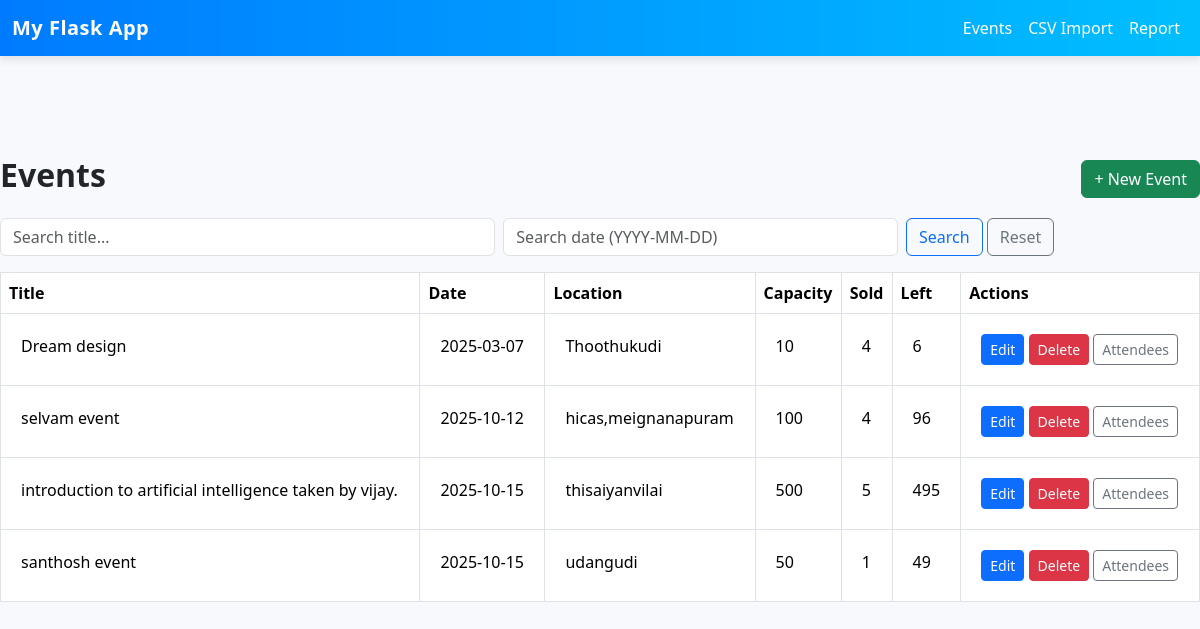
The app's page /events with its own data.
### app.py (models this page shows)
class Event(db.Model):
    id = db.Column(db.Integer, primary_key=True)
    title = db.Column(db.String(200), nullable=False)
    description = db.Column(db.Text, nullable=True)
    date = db.Column(db.Date, nullable=False)
    location = db.Column(db.String(200), nullable=True)
    capacity = db.Column(db.Integer, nullable=False, default=0)
    tickets_sold = db.Column(db.Integer, nullable=False, default=0)
    attendees = db.relationship('Attendee', backref='event', cascade="all, delete-orphan")
    def tickets_left(self):
        return max(0, self.capacity - (self.tickets_sold or 0))

### app.py (the view)
@app.route('/events')
def list_events():
    q = request.args.get('q', '').strip()
    date_filter = request.args.get('date', '').strip()
    query = Event.query
    if q:
        query = query.filter(Event.title.ilike(f'%{q}%'))
    if date_filter:
        try:
            dt = dateparser.parse(date_filter).date()
            query = query.filter(Event.date == dt)
        except Exception:
            flash('Invalid date format for search. Use YYYY-MM-DD or natural language.', 'warning')
    events = query.order_by(Event.date.asc()).all()
    return render_template('events.html', events=events, q=q, date_filter=date_filter)

### templates/events.html
{% extends "base.html" %}
{% block content %}
<div class="event">
<div class="d-flex justify-content-between align-items-center mb-3" >
  <h2>Events</h2>
  <a class="btn btn-success" href="{{ url_for('create_event') }}">+ New Event</a>
</div>
<form class="row g-2 mb-3" method="get" action="{{ url_for('list_events') }}">
  <div class="col-md-5">
    <input class="form-control" name="q" placeholder="Search title..." value="{{ q }}">
  </div>
  <div class="col-md-4">
    <input class="form-control" name="date" placeholder="Search date (YYYY-MM-DD)" value="{{ date_filter }}">
  </div>
  <div class="col-md-3">
    <button class="btn btn-outline-primary">Search</button>
    <a class="btn btn-outline-secondary" href="{{ url_for('list_events') }}">Reset</a>
  </div>
</form>
{% if events %}
<table class="table table-hover table-bordered">
  <thead>
    <tr>
      <th>Title</th>
      <th>Date</th>
      <th>Location</th>
      <th>Capacity</th>
      <th>Sold</th>
      <th>Left</th>
      <th>Actions</th>
    </tr>
  </thead>
  <tbody>
    {% for e in events %}
    <tr>
      <td style="padding: 20px"><a href="{{ url_for('view_event', event_id=e.id) }}" style="text-decoration: none; color: black;">{{ e.title }}</a></td>
      <td style="padding: 20px">{{ e.date.strftime('%Y-%m-%d') }}</td>
      <td style="padding: 20px">{{ e.location }}</td>
      <td style="padding: 20px">{{ e.capacity }}</td>
      <td style="padding: 20px">{{ e.tickets_sold or 0 }}</td>
      <td style="padding: 20px">{{ e.tickets_left() }}</td>
      <td style="padding: 20px">
        <a class="btn btn-sm btn-primary" href="{{ url_for('edit_event', event_id=e.id) }}">Edit</a>
        <form method="post" action="{{ url_for('delete_event', event_id=e.id) }}" style="display:inline-block" onsubmit="return confirm('Delete event?');">
          <button class="btn btn-sm btn-danger">Delete</button>
        </form>
        <a class="btn btn-sm btn-outline-secondary" href="{{ url_for('manage_attendees', event_id=e.id) }}">Attendees</a>
      </td>
    </tr>
    {% endfor %}
  </tbody>
</table>
</div>
{% else %}
  <div class="text-muted">No events found. Create one to get started.</div>
{% endif %}
{% endblock %}

### static/style.css (style rules this page uses)
body { background: #f7f9fc; }
h2 { font-weight: 600; }

### records on screen
Event: title "Dream design", date "2025-03-07", location "Thoothukudi", capacity "10", tickets_sold "4", tickets_left "6"
Event: title "selvam event", date "2025-10-12", location "hicas,meignanapuram", capacity "100", tickets_sold "4", tickets_left "96"
Event: title "introduction to artificial intelligence taken by vijay.", date "2025-10-15", location "thisaiyanvilai", capacity "500", tickets_sold "5", tickets_left "495"
Event: title "santhosh event", date "2025-10-15", location "udangudi", capacity "50", tickets_sold "1", tickets_left "49"
